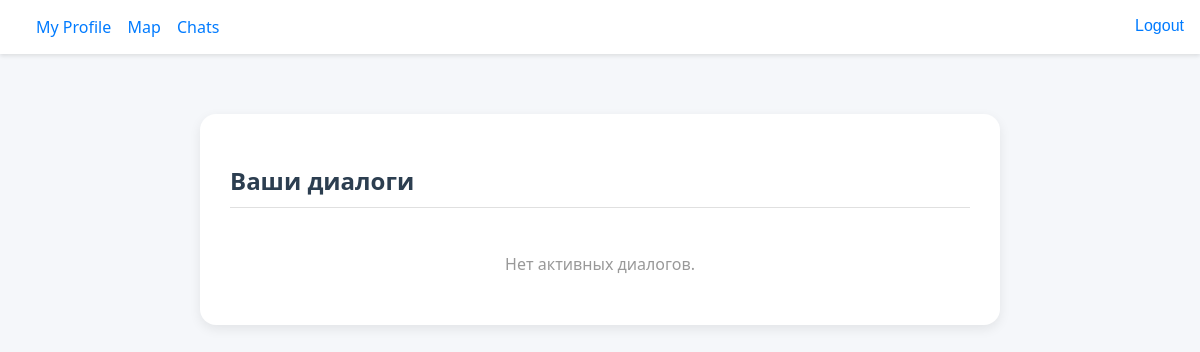
The app's page /dialogs/ (signed in), older data.
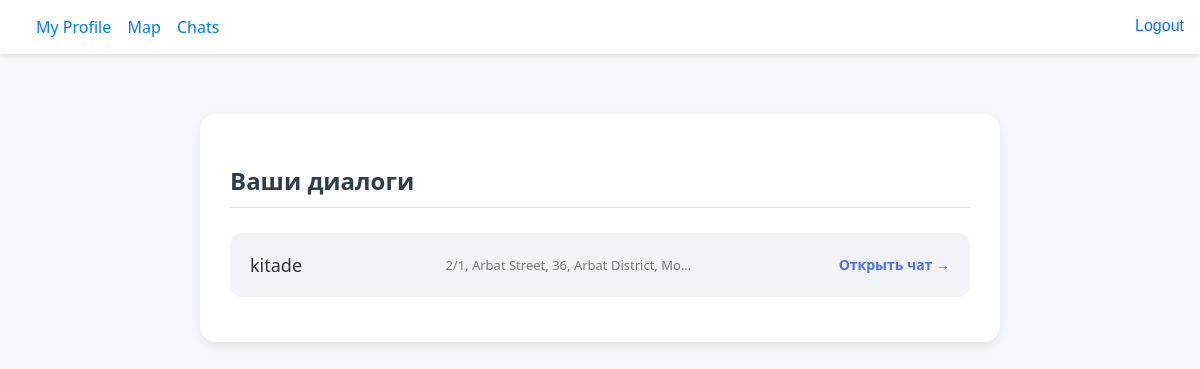
The same page, newer data.
### main/models.py (models this page shows)
class Message(models.Model):
    from_user = models.ForeignKey(User, related_name='sent_messages', on_delete=models.CASCADE)
    to_user = models.ForeignKey(User, related_name='received_messages', on_delete=models.CASCADE)
    marker = models.ForeignKey(Marker, on_delete=models.CASCADE)
    text = models.TextField()
    timestamp = models.DateTimeField(auto_now_add=True)
    is_read = models.BooleanField(default=False)
    notification_type = models.CharField(max_length=50, blank=True, null=True)

class Marker(models.Model):
    TRANSPORT_CHOICES = [
        ('personal', 'Личный транспорт'),
        ('carsharing', 'Каршеринг'),
        ('taxi', 'Такси'),
        ('searching', 'Ищу транспорт'),
        ('other', 'Другое'),
    ]
    is_active = models.BooleanField(default=True)
    title = models.CharField(max_length=40, blank=False, null=False)
    user = models.ForeignKey(User, on_delete=models.CASCADE)
    transport_type = models.CharField(max_length=50, choices=TRANSPORT_CHOICES)
    other_transport = models.CharField(max_length=255, blank=True, null=True)
    people_count = models.IntegerField()
    start_point = models.CharField(max_length=255)
    start_lat = models.FloatField()
    start_lon = models.FloatField()
    end_point = models.CharField(max_length=255)
    end_lat = models.FloatField()
    end_lon = models.FloatField()
    landmark_photo = models.ImageField(upload_to='main/static/images/', blank=True, null=True)
    landmark_description = models.TextField(blank=True, null=True)
    price = models.DecimalField(max_digits=10, decimal_places=2)
    active_from = models.DateTimeField()
    active_to = models.DateTimeField()
    comment = models.TextField(blank=True, null=True)
    telegram = models.CharField(max_length=255, blank=True, null=True)
    whatsapp = models.CharField(max_length=255, blank=True, null=True)
    vk = models.CharField(max_length=255, blank=True, null=True)
    phone_number = models.CharField(max_length=20, blank=True, null=True)
    users = models.JSONField(blank=False, null=False, default=dict)

### main/views.py (the view)
# urls.py: path('dialogs/', views.dialog_list, name='dialog_list'),
@login_required
def dialog_list(request):
    messages = Message.objects.filter(to_user=request.user).select_related('from_user', 'marker').order_by('-timestamp')
    unique_senders = {}
    for m in messages:
        key = (m.from_user.id, m.marker.id)
        if key not in unique_senders:
            unique_senders[key] = m
    return render(request, 'main/dialog_list.html', {'dialogs': unique_senders.values()})

### main/templates/main/dialog_list.html (shortened to what this page needs)
{% extends "main/base.html" %}
{% load static %}
{% block extra_css %}
<link href="{% static "css/dialogs.css" %}" rel="stylesheet" />
{% endblock %}
{% block content %}
<div class="dialog-container">
  <div class="dialog-card">
    <h2 class="dialog-title">Ваши диалоги</h2>
    {% if dialogs %}
      <ul class="dialog-list">
        {% for dialog in dialogs %}
          <li class="dialog-item">
            <a href="{% url 'chat_page' dialog.marker.id dialog.from_user.id %}" class="dialog-link">
              <div class="dialog-user">{{ dialog.from_user.username }}</div>
              <div class="dialog-route" title="{{ dialog.marker.start_point }} → {{ dialog.marker.end_point }}">
                {{ dialog.marker.start_point }} → {{ dialog.marker.end_point }}
              </div>
              <div class="dialog-button">Открыть чат →</div>
            </a>
          </li>
        {% endfor %}
      </ul>
    {% else %}
      <div class="dialog-empty">Нет активных диалогов.</div>
    {% endif %}
  </div>
</div>
{% endblock %}

### main/templates/main/base.html (shortened to what this page needs)
{% load static %}
<!DOCTYPE html>
<html lang="en">
<head>
  <link rel="stylesheet" href="https://unpkg.com/leaflet@1.7.1/dist/leaflet.css" />
  <link href="{% static "css/base.css" %}" rel="stylesheet" />
  {% block extra_css %}{% endblock %}
</head>
<body>
  <header>
    <div>
      <a href="{% url 'profile' request.user.id %}">My Profile</a>
      <a href="/">Map</a>
      <a href="{% url 'dialog_list' %}">Chats</a>
      <form method="post" action="{% url 'logout' %}" style="display: inline; margin-right: auto;">
        <button type="submit" style="position: absolute; right: 10px;">Logout</button>
      </form>
    </div>
  </header>
  <main>
    {% block content %}{% endblock %}
  </main>
</body>
</html>

### main/static/css/base.css (style rules this page uses)
body { margin: 0; font-family: 'Segoe UI', sans-serif; background-color: #f8f9fa; color: #333; }
header { display: flex; justify-content: space-between; align-items: center; padding: 16px 24px; background-color: #ffffff; box-shadow: 0 2px 4px rgba(0,0,0,0.1); }
header a, header button { margin-left: 12px; text-decoration: none; color: #007bff; background: none; border: none; font-size: 16px; cursor: pointer; }

### main/static/css/dialogs.css (style rules this page uses)
body { background-color: #f5f7fa; font-family: 'Segoe UI', sans-serif; margin: 0; padding: 0; }
.dialog-container { max-width: 800px; margin: 40px auto; padding: 20px; }
.dialog-card { background-color: #ffffff; border-radius: 16px; box-shadow: 0 4px 12px rgba(0, 0, 0, 0.08); padding: 30px; }
.dialog-title { font-size: 24px; font-weight: 600; margin-bottom: 25px; border-bottom: 1px solid #e0e0e0; padding-bottom: 10px; color: #2c3e50; }
.dialog-list { list-style: none; padding: 0; margin: 0; }
.dialog-item { background-color: #f1f3f6; border-radius: 12px; margin-bottom: 15px; transition: all 0.2s ease; }
.dialog-link { display: flex; justify-content: space-between; align-items: center; text-decoration: none; padding: 20px; color: #333; }
.dialog-user { font-size: 18px; font-weight: 500; }
.dialog-route { font-size: 13px; color: #777; max-width: 250px; white-space: nowrap; overflow: hidden; text-overflow: ellipsis; transition: all 0.3s ease; cursor: pointer; }
.dialog-button { font-size: 14px; font-weight: 600; color: #4c70ff; }

Row changes from the older to the newer data that the page shows:
added Message: from_user.username "kitade", marker.start_point "2/1, Arbat Street, 36, Arbat District, Mo…"
Text that changed along with them:
text no longer shown: "Нет активных диалогов."
